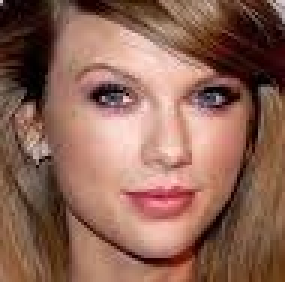
#> input picture data/test/images/1.jpg, 95 x 94 px (shown 3 times larger)
$ python -i feature_extractor.py   (imports and definitions only)   (older library calls are emulated)
#> lines starting #> are read from the running program, lines starting #| are printed output that depends on the picture
#> further down, picture is the input picture: shape (94, 95, 3); mean B, G, R 85.6, 100.7, 141.5
import cv2
import numpy as np
from src.feature_extraction.gabor_utils import calculate_lambda
import matplotlib.pyplot as plt
import logging
from skimage import feature, io, color

# [1 line not run here, left out]

# [35 lines left out: functions extract_color_features, extract_gabor_features, not called in this run]


def extract_gist_feature(image, num_scales = 4, num_orientations = 8):
#> called with num_scales = 4, num_orientations = 8
    gabor_kernels = []
    image = cv2.resize(image, (55, 60))
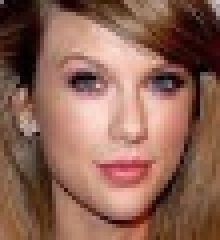
#> image: shape (60, 55, 3) (shown 4 times larger); mean of channels 0, 1, 2 85.4, 100.6, 141.3; drawn as B, G, R
    image = cv2.cvtColor(image, cv2.COLOR_BGR2GRAY)
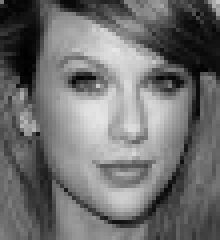
#> image: shape (60, 55) (shown 4 times larger); min 0, max 230, mean 111

    for scale in range(num_scales):
        for orientation in range(num_orientations):
            theta = np.pi * orientation / num_orientations
            sigma = 0.56 * 2**scale
            lamda = np.pi * 2**scale
            kernel = cv2.getGaborKernel((15, 15), sigma, theta, lamda, 0.5, psi=0, ktype=cv2.CV_32F)
            gabor_kernels.append(kernel)

    blurred = cv2.GaussianBlur(image, (5, 5), 0)
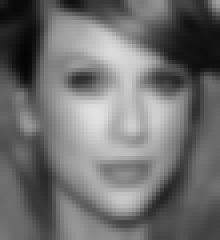
#> blurred: shape (60, 55) (shown 4 times larger); min 4, max 226, mean 111
    h = image - blurred
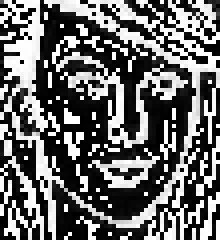
#> h: shape (60, 55) (shown 4 times larger); min 0, max 255, mean 105.9
    dft = cv2.dft(np.float32(h), flags=cv2.DFT_COMPLEX_OUTPUT)
    dft_shifted = np.fft.fftshift(dft)
    gist_features = []

    for kernel in gabor_kernels:
        filtered = cv2.filter2D(dft_shifted[:, :, 0], -1, kernel)
        blocks = blockshaped(filtered, filtered.shape[0]//5, filtered.shape[1]//5)
        gist_features.extend([np.mean(block) for block in blocks])
#> this loop made 32 passes
#> pass 1, in extract_gist_feature, `filtered = cv2.filter2D(dft_shifted[:, :, 0], -1, kernel)`:
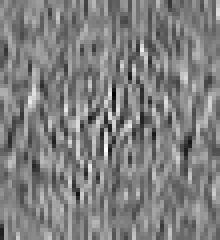
#> filtered: shape (60, 55) float32 (shown 4 times larger); min -25923.9, max 25923.9, mean 4.6; drawn with min black and max white
#> pass 3, in extract_gist_feature, `filtered = cv2.filter2D(dft_shifted[:, :, 0], -1, kernel)`:
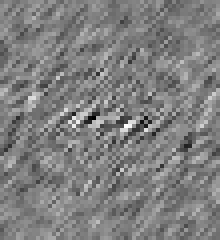
#> filtered: shape (60, 55) float32 (shown 4 times larger); min -28229.1, max 28229.1, mean 3.6; drawn with min black and max white
#> after the loop:
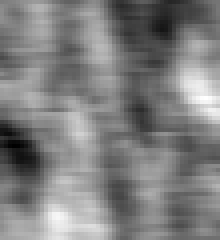
#> filtered: shape (60, 55) float32 (shown 4 times larger); min -115507.5, max 115507.5, mean 10.5; drawn with min black and max white
#> after the loop, gist_features = 800 values, max 73141.8 at index 671, min -70849.5 at index 653, mean 40.5

    return np.array(gist_features)

def blockshaped(arr, nrows, ncols):
    h, w = arr.shape
    if h % nrows != 0 or w % ncols != 0:
        logging.error("Dimensioni non divisibili: {}x{} con blocchi {}x{}".format(h, w, nrows, ncols))
        return None
    return (arr.reshape(h//nrows, nrows, -1, ncols)
               .swapaxes(1, 2)
               .reshape(-1, nrows, ncols))


# [17 lines left out: functions extract_eoh_features, extract_lbp_features, not called in this run]

>>> import cv2
>>> picture = cv2.imread('../../data/test/images/1.jpg')
>>> result = extract_gist_feature(picture)
#> result has the same summary as gist_features in extract_gist_feature

$ run again, on data/test/images/10.jpg
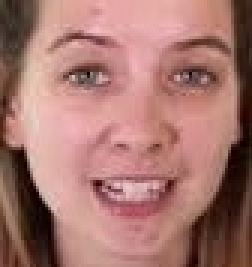
#> input picture data/test/images/10.jpg, 84 x 89 px (shown 3 times larger)
#> picture is the input picture: shape (89, 84, 3); mean B, G, R 111.3, 118.3, 167.1
#> in extract_gist_feature, `h = image - blurred`:
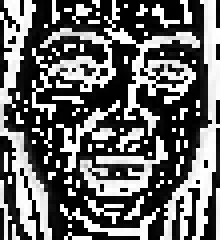
#> h: shape (60, 55) (shown 4 times larger); min 0, max 255, mean 103.8
#> after the loop in extract_gist_feature, `for kernel in gabor_kernels:`:
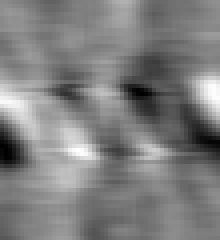
#> filtered: shape (60, 55) float32 (shown 4 times larger); min -140277.8, max 140277.8, mean -288.7; drawn with min black and max white
#> after the loop in extract_gist_feature, `for kernel in gabor_kernels:`: gist_features = 800 values, max 72390.8 at index 666, min -65043.8 at index 633, mean -144.1
#> result has the same summary as gist_features in extract_gist_feature

$ run again, on data/test/images/3.jpg
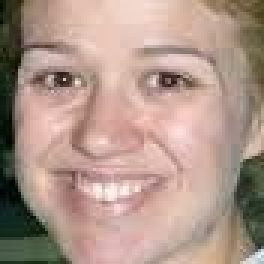
#> input picture data/test/images/3.jpg, 88 x 88 px (shown 3 times larger)
#> picture is the input picture: shape (88, 88, 3); mean B, G, R 138.8, 150.4, 175.3
#> after the loop in extract_gist_feature, `for kernel in gabor_kernels:`:
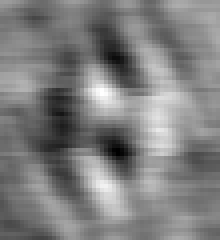
#> filtered: shape (60, 55) float32 (shown 4 times larger); min -130886.1, max 130886.1, mean -416.3; drawn with min black and max white
#> after the loop in extract_gist_feature, `for kernel in gabor_kernels:`: gist_features = 800 values, max 62618.6 at index 788, min -61224.4 at index 786, mean -175.1
#> result has the same summary as gist_features in extract_gist_feature
